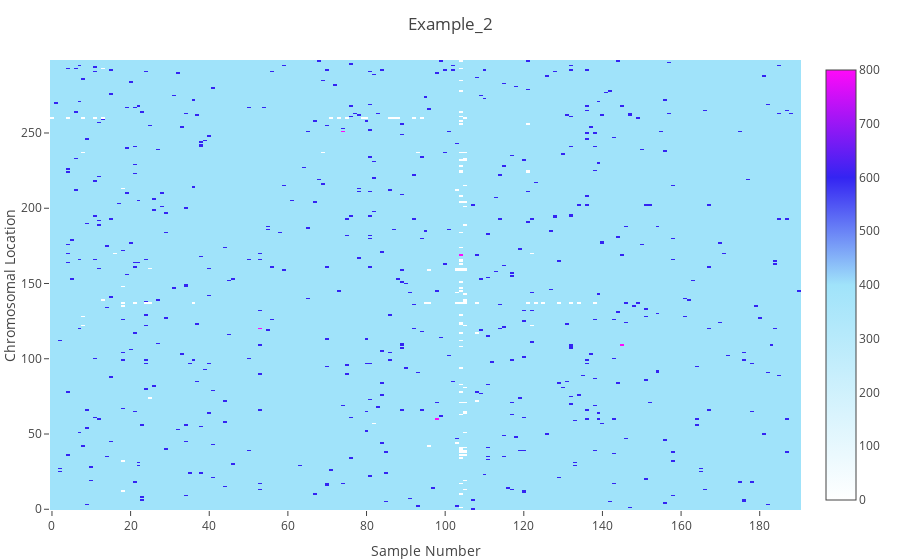

Notebook code for this chart:
### Markdown cell above
### Notes to self
1) define vcf in begin to save as original version for second analysis
2) save notebook as script
3) CSV.read.jl
4) replace flag arguments (-a, -r, etc. with all, range, list, etc. and fix in notebook example inputs)
5) turn interactive display plotlyJS off 
6) turn extraneous code to functions
7) set default values - e.g. heatmap save to pdf by default
8) set up vector
9) categorical heatmap in PlotlyJS

### Code cell
#=
using DataFrames #use CSV.jl ? depwarnings
using CSV
using PlotlyJS
using Rsvg
using Blink 
=#

using ViVa

ViVa.jupyter_main(vcf_filename,field_to_visualize,variant_filter,sample_filter,save_format,plot_title)

### Figure 1 — Plotly figure (JSON) as saved in the notebook; plotly's stock layout.template omitted (floating-point values rounded to 4 significant figures; data arrays with more than 128 entries replaced by an {"elided": "..."} marker saying what was removed)
{"data": [{"gridcolor": "#E2E2E2", "type": "heatmap", "colorscale": [[0, "rgb(255,255,255)"], [0.5, "rgb(160,227,250)"], [0.75, "rgb(52,36,242)"], [1, "rgb(255,9,249)"]], "z": {"elided": "191x299 str values"}, "transpose": true, "showscale": true}], "layout": {"xaxis": {"showgrid": false, "zeroline": false, "title": "Sample Number"}, "hovermode": false, "margin": {"l": 50, "b": 50, "r": 50, "t": 60}, "title": "Example_2", "yaxis": {"zeroline": false, "title": "Chromosomal Location"}}}
